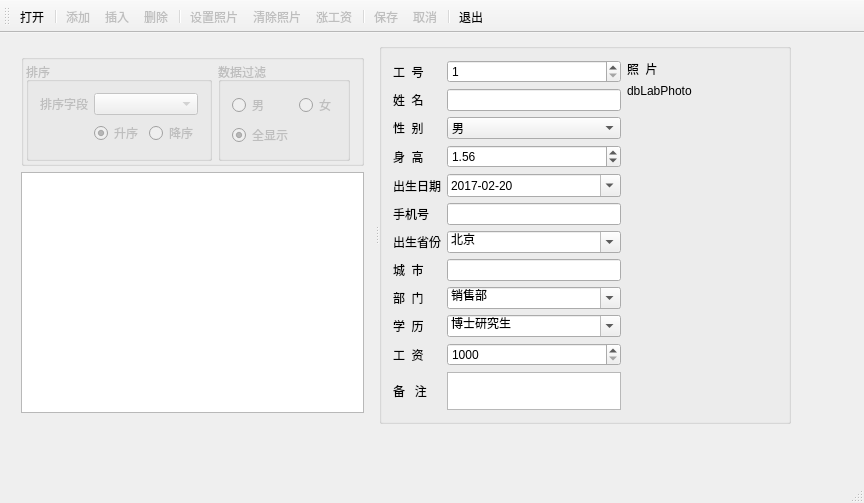
<?xml version="1.0" encoding="UTF-8"?>
<ui version="4.0">
 <class>MainWindow</class>
 <widget class="QMainWindow" name="MainWindow">
  <property name="geometry">
   <rect>
    <x>0</x>
    <y>0</y>
    <width>864</width>
    <height>503</height>
   </rect>
  </property>
  <property name="windowTitle">
   <string>MainWindow</string>
  </property>
  <widget class="QWidget" name="centralWidget">
   <widget class="QSplitter" name="splitter">
    <property name="geometry">
     <rect>
      <x>10</x>
      <y>10</y>
      <width>781</width>
      <height>381</height>
     </rect>
    </property>
    <property name="orientation">
     <enum>Qt::Horizontal</enum>
    </property>
    <widget class="QWidget" name="layoutWidget">
     <layout class="QVBoxLayout" name="verticalLayout_2">
      <item>
       <widget class="QGroupBox" name="groupBox_2">
        <property name="title">
         <string/>
        </property>
        <layout class="QHBoxLayout" name="horizontalLayout_2">
         <property name="spacing">
          <number>6</number>
         </property>
         <property name="leftMargin">
          <number>2</number>
         </property>
         <property name="topMargin">
          <number>2</number>
         </property>
         <property name="bottomMargin">
          <number>2</number>
         </property>
         <item>
          <widget class="QGroupBox" name="groupBoxSort">
           <property name="enabled">
            <bool>false</bool>
           </property>
           <property name="title">
            <string>排序</string>
           </property>
           <layout class="QGridLayout" name="gridLayout_3">
            <item row="0" column="0">
             <widget class="QLabel" name="label_14">
              <property name="text">
               <string>排序字段</string>
              </property>
             </widget>
            </item>
            <item row="0" column="1" colspan="2">
             <widget class="QComboBox" name="comboFields"/>
            </item>
            <item row="1" column="0">
             <spacer name="horizontalSpacer">
              <property name="orientation">
               <enum>Qt::Horizontal</enum>
              </property>
              <property name="sizeHint" stdset="0">
               <size>
                <width>40</width>
                <height>20</height>
               </size>
              </property>
             </spacer>
            </item>
            <item row="1" column="1">
             <widget class="QRadioButton" name="radioBtnAscend">
              <property name="text">
               <string>升序</string>
              </property>
              <property name="checked">
               <bool>true</bool>
              </property>
             </widget>
            </item>
            <item row="1" column="2">
             <widget class="QRadioButton" name="radioBtnDescend">
              <property name="text">
               <string>降序</string>
              </property>
             </widget>
            </item>
           </layout>
          </widget>
         </item>
         <item>
          <widget class="QGroupBox" name="groupBoxFilter">
           <property name="enabled">
            <bool>false</bool>
           </property>
           <property name="title">
            <string>数据过滤</string>
           </property>
           <layout class="QGridLayout" name="gridLayout_2">
            <item row="0" column="0">
             <widget class="QRadioButton" name="radioBtnMan">
              <property name="text">
               <string>男</string>
              </property>
             </widget>
            </item>
            <item row="0" column="1">
             <widget class="QRadioButton" name="radioBtnWoman">
              <property name="text">
               <string>女</string>
              </property>
             </widget>
            </item>
            <item row="1" column="0">
             <widget class="QRadioButton" name="radioBtnBoth">
              <property name="text">
               <string>全显示</string>
              </property>
              <property name="checked">
               <bool>true</bool>
              </property>
             </widget>
            </item>
            <item row="1" column="1">
             <spacer name="horizontalSpacer_2">
              <property name="orientation">
               <enum>Qt::Horizontal</enum>
              </property>
              <property name="sizeHint" stdset="0">
               <size>
                <width>40</width>
                <height>20</height>
               </size>
              </property>
             </spacer>
            </item>
           </layout>
          </widget>
         </item>
         <item>
          <spacer name="horizontalSpacer_3">
           <property name="orientation">
            <enum>Qt::Horizontal</enum>
           </property>
           <property name="sizeHint" stdset="0">
            <size>
             <width>45</width>
             <height>20</height>
            </size>
           </property>
          </spacer>
         </item>
        </layout>
       </widget>
      </item>
      <item>
       <widget class="QTableView" name="tableView">
        <property name="editTriggers">
         <set>QAbstractItemView::AnyKeyPressed|QAbstractItemView::DoubleClicked|QAbstractItemView::EditKeyPressed|QAbstractItemView::SelectedClicked</set>
        </property>
       </widget>
      </item>
     </layout>
    </widget>
    <widget class="QGroupBox" name="groupBox">
     <property name="title">
      <string/>
     </property>
     <layout class="QHBoxLayout" name="horizontalLayout">
      <item>
       <layout class="QGridLayout" name="gridLayout">
        <item row="0" column="0">
         <widget class="QLabel" name="label">
          <property name="text">
           <string>工  号</string>
          </property>
          <property name="buddy">
           <cstring>dbSpinEmpNo</cstring>
          </property>
         </widget>
        </item>
        <item row="0" column="1">
         <widget class="QSpinBox" name="dbSpinEmpNo">
          <property name="minimum">
           <number>1</number>
          </property>
          <property name="maximum">
           <number>10000</number>
          </property>
         </widget>
        </item>
        <item row="1" column="0">
         <widget class="QLabel" name="label_2">
          <property name="text">
           <string>姓  名</string>
          </property>
          <property name="buddy">
           <cstring>dbEditName</cstring>
          </property>
         </widget>
        </item>
        <item row="1" column="1">
         <widget class="QLineEdit" name="dbEditName"/>
        </item>
        <item row="2" column="0">
         <widget class="QLabel" name="label_3">
          <property name="text">
           <string>性  别</string>
          </property>
          <property name="buddy">
           <cstring>dbComboSex</cstring>
          </property>
         </widget>
        </item>
        <item row="2" column="1">
         <widget class="QComboBox" name="dbComboSex">
          <item>
           <property name="text">
            <string>男</string>
           </property>
          </item>
          <item>
           <property name="text">
            <string>女</string>
           </property>
          </item>
         </widget>
        </item>
        <item row="3" column="0">
         <widget class="QLabel" name="label_4">
          <property name="text">
           <string>身  高</string>
          </property>
          <property name="buddy">
           <cstring>dbSpinHeight</cstring>
          </property>
         </widget>
        </item>
        <item row="3" column="1">
         <widget class="QDoubleSpinBox" name="dbSpinHeight">
          <property name="suffix">
           <string/>
          </property>
          <property name="maximum">
           <double>3.000000000000000</double>
          </property>
          <property name="singleStep">
           <double>0.010000000000000</double>
          </property>
          <property name="value">
           <double>1.560000000000000</double>
          </property>
         </widget>
        </item>
        <item row="4" column="0">
         <widget class="QLabel" name="label_5">
          <property name="text">
           <string>出生日期</string>
          </property>
          <property name="buddy">
           <cstring>dbEditBirth</cstring>
          </property>
         </widget>
        </item>
        <item row="4" column="1">
         <widget class="QDateEdit" name="dbEditBirth">
          <property name="displayFormat">
           <string>yyyy-MM-dd</string>
          </property>
          <property name="calendarPopup">
           <bool>true</bool>
          </property>
          <property name="date">
           <date>
            <year>2017</year>
            <month>2</month>
            <day>20</day>
           </date>
          </property>
         </widget>
        </item>
        <item row="5" column="0">
         <widget class="QLabel" name="label_10">
          <property name="text">
           <string>手机号</string>
          </property>
          <property name="buddy">
           <cstring>dbEditMobile</cstring>
          </property>
         </widget>
        </item>
        <item row="5" column="1">
         <widget class="QLineEdit" name="dbEditMobile"/>
        </item>
        <item row="6" column="0">
         <widget class="QLabel" name="label_7">
          <property name="text">
           <string>出生省份</string>
          </property>
          <property name="buddy">
           <cstring>dbComboProvince</cstring>
          </property>
         </widget>
        </item>
        <item row="6" column="1">
         <widget class="QComboBox" name="dbComboProvince">
          <property name="editable">
           <bool>true</bool>
          </property>
          <item>
           <property name="text">
            <string>北京</string>
           </property>
          </item>
          <item>
           <property name="text">
            <string>上海</string>
           </property>
          </item>
          <item>
           <property name="text">
            <string>天津</string>
           </property>
          </item>
          <item>
           <property name="text">
            <string>重庆</string>
           </property>
          </item>
          <item>
           <property name="text">
            <string>安徽</string>
           </property>
          </item>
          <item>
           <property name="text">
            <string>河北</string>
           </property>
          </item>
          <item>
           <property name="text">
            <string>河南</string>
           </property>
          </item>
          <item>
           <property name="text">
            <string>湖北</string>
           </property>
          </item>
          <item>
           <property name="text">
            <string>湖南</string>
           </property>
          </item>
          <item>
           <property name="text">
            <string>山西</string>
           </property>
          </item>
          <item>
           <property name="text">
            <string>山东</string>
           </property>
          </item>
          <item>
           <property name="text">
            <string>陕西</string>
           </property>
          </item>
          <item>
           <property name="text">
            <string>江苏</string>
           </property>
          </item>
          <item>
           <property name="text">
            <string>江西</string>
           </property>
          </item>
         </widget>
        </item>
        <item row="7" column="0">
         <widget class="QLabel" name="label_8">
          <property name="text">
           <string>城  市</string>
          </property>
          <property name="buddy">
           <cstring>dbEditCity</cstring>
          </property>
         </widget>
        </item>
        <item row="7" column="1">
         <widget class="QLineEdit" name="dbEditCity"/>
        </item>
        <item row="8" column="0">
         <widget class="QLabel" name="label_6">
          <property name="text">
           <string>部  门</string>
          </property>
          <property name="buddy">
           <cstring>dbComboDep</cstring>
          </property>
         </widget>
        </item>
        <item row="8" column="1">
         <widget class="QComboBox" name="dbComboDep">
          <property name="editable">
           <bool>true</bool>
          </property>
          <item>
           <property name="text">
            <string>销售部</string>
           </property>
          </item>
          <item>
           <property name="text">
            <string>技术部</string>
           </property>
          </item>
          <item>
           <property name="text">
            <string>生产部</string>
           </property>
          </item>
          <item>
           <property name="text">
            <string>行政部</string>
           </property>
          </item>
         </widget>
        </item>
        <item row="11" column="1">
         <widget class="QPlainTextEdit" name="dbEditMemo">
          <property name="maximumSize">
           <size>
            <width>16777215</width>
            <height>16777215</height>
           </size>
          </property>
         </widget>
        </item>
        <item row="11" column="0">
         <widget class="QLabel" name="label_9">
          <property name="text">
           <string>备   注</string>
          </property>
          <property name="buddy">
           <cstring>dbEditMemo</cstring>
          </property>
         </widget>
        </item>
        <item row="9" column="0">
         <widget class="QLabel" name="label_11">
          <property name="text">
           <string>学  历</string>
          </property>
          <property name="buddy">
           <cstring>dbComboEdu</cstring>
          </property>
         </widget>
        </item>
        <item row="10" column="1">
         <widget class="QSpinBox" name="dbSpinSalary">
          <property name="prefix">
           <string/>
          </property>
          <property name="minimum">
           <number>1000</number>
          </property>
          <property name="maximum">
           <number>50000</number>
          </property>
          <property name="singleStep">
           <number>100</number>
          </property>
          <property name="value">
           <number>1000</number>
          </property>
         </widget>
        </item>
        <item row="10" column="0">
         <widget class="QLabel" name="label_12">
          <property name="text">
           <string>工  资</string>
          </property>
          <property name="buddy">
           <cstring>dbSpinSalary</cstring>
          </property>
         </widget>
        </item>
        <item row="9" column="1">
         <widget class="QComboBox" name="dbComboEdu">
          <property name="editable">
           <bool>true</bool>
          </property>
          <item>
           <property name="text">
            <string>博士研究生</string>
           </property>
          </item>
          <item>
           <property name="text">
            <string>硕士研究生</string>
           </property>
          </item>
          <item>
           <property name="text">
            <string>大学本科</string>
           </property>
          </item>
          <item>
           <property name="text">
            <string>大学专科</string>
           </property>
          </item>
          <item>
           <property name="text">
            <string>高中</string>
           </property>
          </item>
          <item>
           <property name="text">
            <string>初中</string>
           </property>
          </item>
          <item>
           <property name="text">
            <string>小学</string>
           </property>
          </item>
         </widget>
        </item>
       </layout>
      </item>
      <item>
       <layout class="QVBoxLayout" name="verticalLayout">
        <item>
         <widget class="QLabel" name="label_13">
          <property name="text">
           <string>照  片</string>
          </property>
         </widget>
        </item>
        <item>
         <widget class="QLabel" name="dbLabPhoto">
          <property name="minimumSize">
           <size>
            <width>150</width>
            <height>0</height>
           </size>
          </property>
          <property name="maximumSize">
           <size>
            <width>350</width>
            <height>16777215</height>
           </size>
          </property>
          <property name="text">
           <string>dbLabPhoto</string>
          </property>
         </widget>
        </item>
        <item>
         <spacer name="verticalSpacer">
          <property name="orientation">
           <enum>Qt::Vertical</enum>
          </property>
          <property name="sizeHint" stdset="0">
           <size>
            <width>20</width>
            <height>40</height>
           </size>
          </property>
         </spacer>
        </item>
       </layout>
      </item>
     </layout>
    </widget>
   </widget>
  </widget>
  <widget class="QMenuBar" name="menuBar">
   <property name="geometry">
    <rect>
     <x>0</x>
     <y>0</y>
     <width>864</width>
     <height>17</height>
    </rect>
   </property>
  </widget>
  <widget class="QToolBar" name="mainToolBar">
   <property name="enabled">
    <bool>true</bool>
   </property>
   <property name="toolButtonStyle">
    <enum>Qt::ToolButtonTextUnderIcon</enum>
   </property>
   <attribute name="toolBarArea">
    <enum>TopToolBarArea</enum>
   </attribute>
   <attribute name="toolBarBreak">
    <bool>false</bool>
   </attribute>
   <addaction name="actOpenDB"/>
   <addaction name="separator"/>
   <addaction name="actRecAppend"/>
   <addaction name="actRecInsert"/>
   <addaction name="actRecDelete"/>
   <addaction name="separator"/>
   <addaction name="actPhoto"/>
   <addaction name="actPhotoClear"/>
   <addaction name="actScan"/>
   <addaction name="separator"/>
   <addaction name="actSubmit"/>
   <addaction name="actRevert"/>
   <addaction name="separator"/>
   <addaction name="actQuit"/>
  </widget>
  <widget class="QStatusBar" name="statusBar"/>
  <action name="actOpenDB">
   <property name="icon">
    <iconset resource="res.qrc">
     <normaloff>:/images/images/open3.bmp</normaloff>:/images/images/open3.bmp</iconset>
   </property>
   <property name="text">
    <string>打开</string>
   </property>
   <property name="toolTip">
    <string>打开数据库</string>
   </property>
  </action>
  <action name="actQuit">
   <property name="icon">
    <iconset resource="res.qrc">
     <normaloff>:/images/images/exit.bmp</normaloff>:/images/images/exit.bmp</iconset>
   </property>
   <property name="text">
    <string>退出</string>
   </property>
   <property name="toolTip">
    <string>退出</string>
   </property>
  </action>
  <action name="actRecAppend">
   <property name="enabled">
    <bool>false</bool>
   </property>
   <property name="icon">
    <iconset resource="res.qrc">
     <normaloff>:/images/images/316.bmp</normaloff>:/images/images/316.bmp</iconset>
   </property>
   <property name="text">
    <string>添加</string>
   </property>
   <property name="toolTip">
    <string>添加记录</string>
   </property>
  </action>
  <action name="actRecInsert">
   <property name="enabled">
    <bool>false</bool>
   </property>
   <property name="icon">
    <iconset resource="res.qrc">
     <normaloff>:/images/images/306.bmp</normaloff>:/images/images/306.bmp</iconset>
   </property>
   <property name="text">
    <string>插入</string>
   </property>
   <property name="toolTip">
    <string>插入记录</string>
   </property>
  </action>
  <action name="actSubmit">
   <property name="enabled">
    <bool>false</bool>
   </property>
   <property name="icon">
    <iconset resource="res.qrc">
     <normaloff>:/images/images/save1.bmp</normaloff>:/images/images/save1.bmp</iconset>
   </property>
   <property name="text">
    <string>保存</string>
   </property>
   <property name="toolTip">
    <string>保存修改</string>
   </property>
  </action>
  <action name="actRevert">
   <property name="enabled">
    <bool>false</bool>
   </property>
   <property name="icon">
    <iconset resource="res.qrc">
     <normaloff>:/images/images/ubdo.bmp</normaloff>:/images/images/ubdo.bmp</iconset>
   </property>
   <property name="text">
    <string>取消</string>
   </property>
   <property name="toolTip">
    <string>取消修改</string>
   </property>
  </action>
  <action name="actRecDelete">
   <property name="enabled">
    <bool>false</bool>
   </property>
   <property name="icon">
    <iconset resource="res.qrc">
     <normaloff>:/images/images/delete1.bmp</normaloff>:/images/images/delete1.bmp</iconset>
   </property>
   <property name="text">
    <string>删除</string>
   </property>
   <property name="toolTip">
    <string>删除记录</string>
   </property>
  </action>
  <action name="actPhoto">
   <property name="enabled">
    <bool>false</bool>
   </property>
   <property name="icon">
    <iconset resource="res.qrc">
     <normaloff>:/images/images/00.JPG</normaloff>:/images/images/00.JPG</iconset>
   </property>
   <property name="text">
    <string>设置照片</string>
   </property>
   <property name="toolTip">
    <string>设置照片</string>
   </property>
  </action>
  <action name="actPhotoClear">
   <property name="enabled">
    <bool>false</bool>
   </property>
   <property name="icon">
    <iconset resource="res.qrc">
     <normaloff>:/images/images/103.bmp</normaloff>:/images/images/103.bmp</iconset>
   </property>
   <property name="text">
    <string>清除照片</string>
   </property>
   <property name="toolTip">
    <string>清除照片</string>
   </property>
  </action>
  <action name="actScan">
   <property name="enabled">
    <bool>false</bool>
   </property>
   <property name="icon">
    <iconset resource="res.qrc">
     <normaloff>:/images/images/up.bmp</normaloff>:/images/images/up.bmp</iconset>
   </property>
   <property name="text">
    <string>涨工资</string>
   </property>
   <property name="toolTip">
    <string>涨工资</string>
   </property>
  </action>
 </widget>
 <layoutdefault spacing="6" margin="11"/>
 <resources>
  <include location="res.qrc"/>
 </resources>
 <connections>
  <connection>
   <sender>actQuit</sender>
   <signal>triggered()</signal>
   <receiver>MainWindow</receiver>
   <slot>close()</slot>
   <hints>
    <hint type="sourcelabel">
     <x>-1</x>
     <y>-1</y>
    </hint>
    <hint type="destinationlabel">
     <x>278</x>
     <y>149</y>
    </hint>
   </hints>
  </connection>
 </connections>
</ui>
